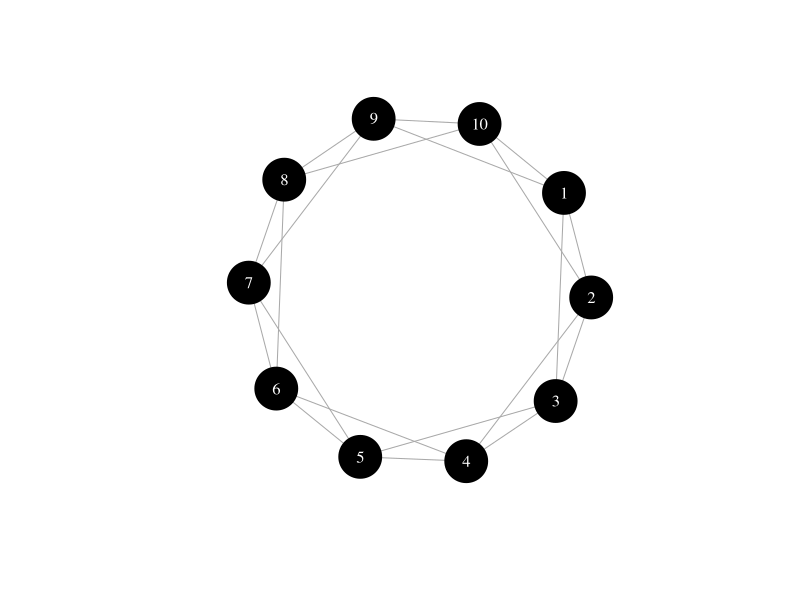
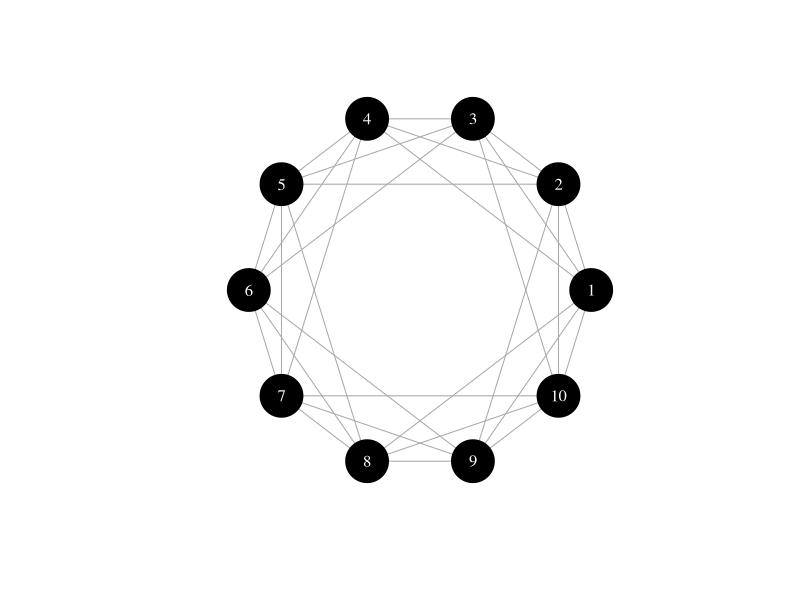
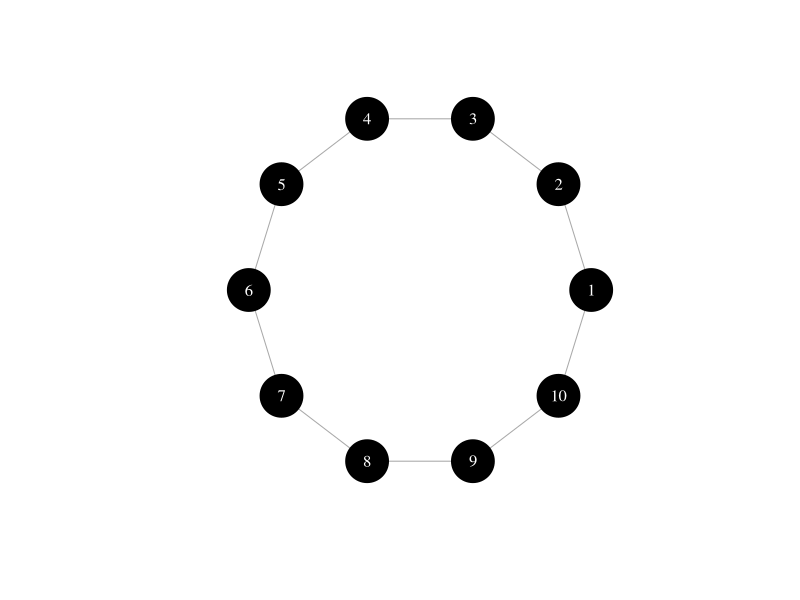
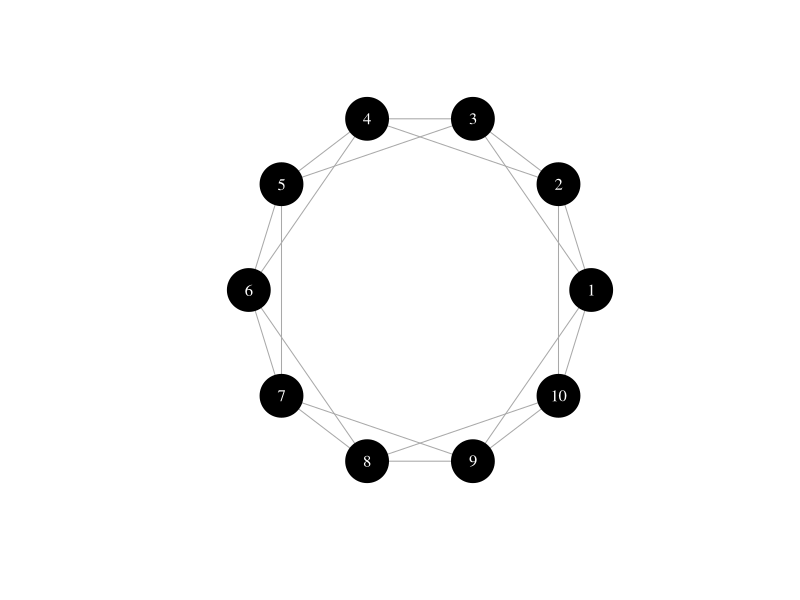
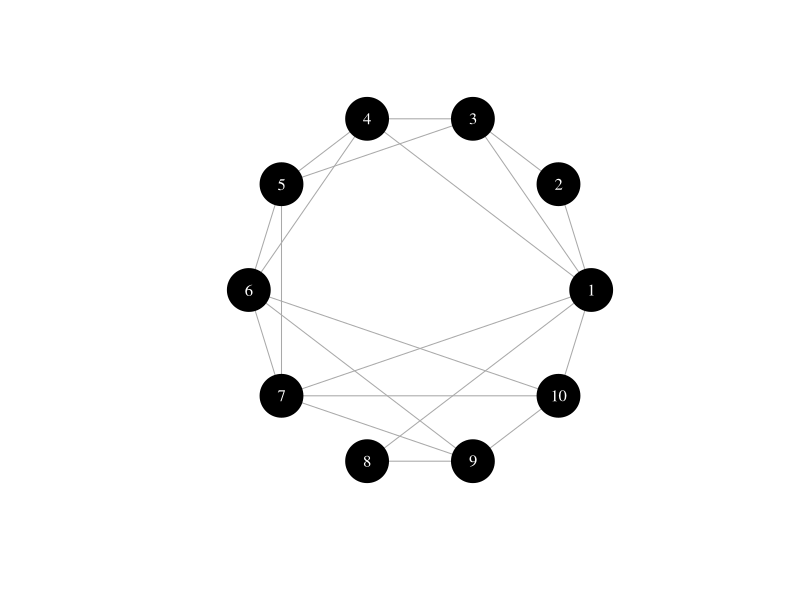
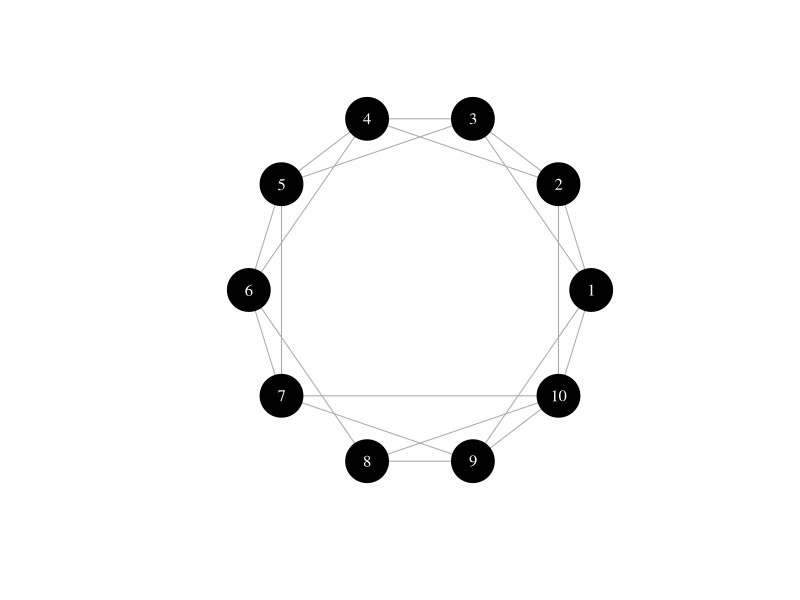
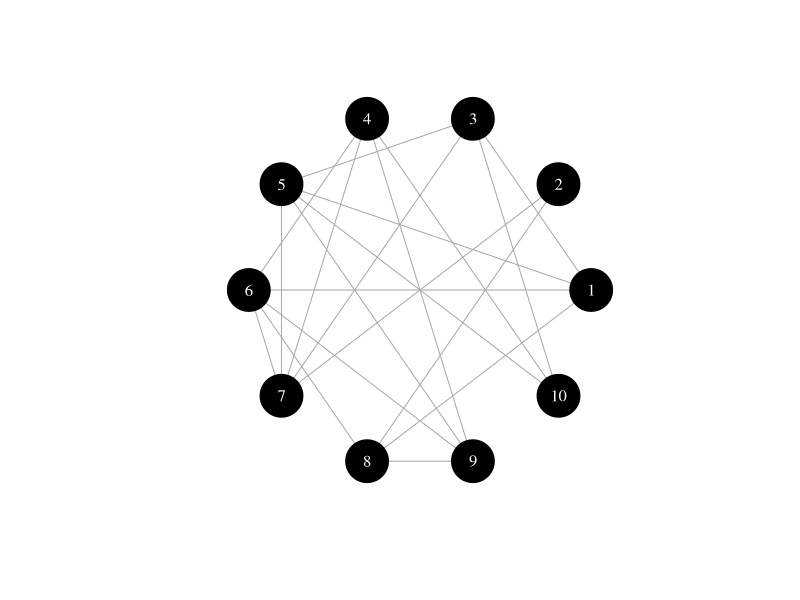

Here is the R script that generated these plots, in order:
## ---- chunk 1
knitr::opts_chunk$set(echo = FALSE)
library(igraph)
## ---- chunk 2
g <- make_lattice(c(10, 1), nei = 2, circular = TRUE)
plot(g, vertex.size = 25, vertex.color = "black", vertex.label.color = "white")
## ---- chunk 3
g <- make_lattice(c(10, 1), nei = 3, circular = TRUE)
plot(g, vertex.size = 25, vertex.color = "black", vertex.label.color = "white", layout = layout_in_circle(g))
## ---- chunk 4
g <- make_lattice(c(10, 1), nei = 1, circular = TRUE)
plot(g, vertex.size = 25, vertex.color = "black", vertex.label.color = "white", layout = layout_in_circle(g))
## ---- chunk 5
g <- make_lattice(c(10, 1), nei = 2, circular = TRUE)
plot(g, vertex.size = 25, vertex.color = "black", vertex.label.color = "white", layout = layout_in_circle(g))
## ---- chunk 6
g <- sample_smallworld(1, 10, 2, 0.3, loops = FALSE, multiple = FALSE)
plot(g, vertex.size = 25, vertex.color = "black", vertex.label.color = "white", layout = layout_in_circle(g))
## ---- chunk 7
g <- sample_smallworld(1, 10, 2, 0.1, loops = FALSE, multiple = FALSE)
plot(g, vertex.size = 25, vertex.color = "black", vertex.label.color = "white", layout = layout_in_circle(g))
## ---- chunk 8
g <- sample_smallworld(1, 10, 2, 0.9, loops = FALSE, multiple = FALSE)
plot(g, vertex.size = 25, vertex.color = "black", vertex.label.color = "white", layout = layout_in_circle(g))
